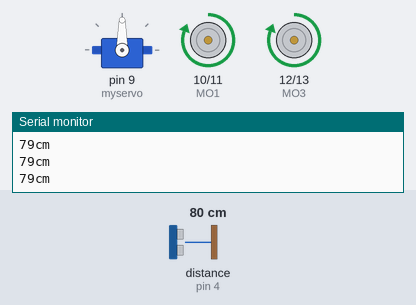
Bench run of a sketch on a simulated Arduino Uno, built with avr-gcc and run on an emulated ATmega328P. On the bench: servo, motor-driver pin pairs drawn as motors (green arrow = first pin HIGH = forward, orange = second pin HIGH = backward, longer = more drive), the last lines printed to the serial monitor. Wiring (inferred from the names in the program): ultrasonic range finder: trigger pin 2; echo pin 4. The test bench sets the inputs (shaded band); at power-on: distance to the obstacle (sensor on pin 4) 80 cm. The echo pulse lasts 58.3 µs per cm.

Above: at 1.2 s.
1.3 s: distance to the obstacle (sensor on pin 4) set to 18 cm
4.3 s: distance to the obstacle (sensor on pin 4) set to 13 cm
At 4.7 s:
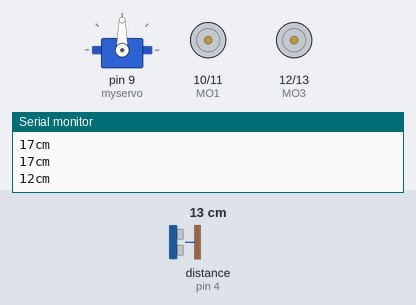
7.3 s: distance to the obstacle (sensor on pin 4) set to 35 cm
9.1 s: distance to the obstacle (sensor on pin 4) set to 2 cm
At 9.5 s:
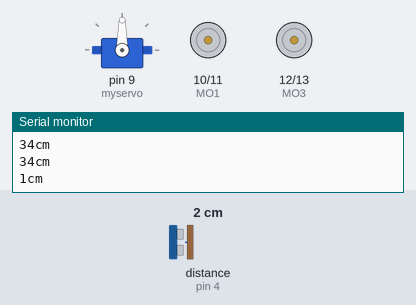
Timing chart, 0 to 13.1 s (numbered marks = the images above; inputs shaded):
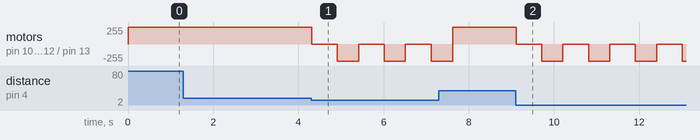

Measured:
- the behaviour switches between 16 and 15 cm on distance to the obstacle (sensor on pin 4) (found by bisection; images 0 and 1)
- after the input at 4.3 s, motor on pin 10 (MO1) / pin 11 (MO2), motor on pin 12 (MO3) / pin 13 (MO4): alternates backward 255/255 for 0.50 s and stopped for 0.60 s, starting at once
- after the input at 9.1 s, motor on pin 10 (MO1) / pin 11 (MO2), motor on pin 12 (MO3) / pin 13 (MO4): alternates backward 255/255 for 0.50 s and stopped for 0.60 s, starting at once

The sketch:

Obstacle_avoiding_robot_car.ino
```cpp
#include<Servo.h>//put the servo motor library
Servo myservo;//put a name for servo motor(you can use any name)
#include<NewPing.h>//put the Ultrasonic sensor library
//define the pins for Ultrasonic sensor trig and echo.You can use any output pin from arduino board
#define trig 2
#define echo 4
// define the pin of motor driver[L298N/L293D IC]
#define MO1 10//'MO1' mean motor one
#define MO2 11//'MO2' mean motor two
#define MO3 12//'MO3' mean motor three
#define MO4 13//'MO4' mean motor four
int pos = 90;
void setup() {
myservo.attach(9);//attach a pin for servo motor
Serial.begin(9600);//command to start serial monitor
pinMode(trig,OUTPUT);
pinMode(echo,INPUT);
//we get below pins as a output from motor driver.So,these pins mode is output.When we write a arduino code we should mention the mode of pin ,like pinMode,OUTPUT or INPUT.
pinMode(MO1,OUTPUT);
pinMode(MO2,OUTPUT);
pinMode(MO3,OUTPUT);
pinMode(MO4,OUTPUT);
myservo.write(pos);//servo motor can turn 0-180 degrees.We should turn the middle position[90],because the ulatrasonic sensor we placed in top of the servo motor
}

void loop() {
  digitalWrite(trig,HIGH);
  delayMicroseconds(2);
  digitalWrite(trig,HIGH);
  delayMicroseconds(10);
  digitalWrite(trig,LOW);

  long t =pulseIn(echo,HIGH);

  long cm =t/29.1/2;
  Serial.print(cm);
  Serial.println("cm");
//HIGH mean is 'on' and LOW mean is 'off'
  if(cm < 15){
    //when distance < 15cm stopped car
    digitalWrite(MO1,LOW);//off
    digitalWrite(MO2,LOW);//off
    digitalWrite(MO3,LOW);//off
    digitalWrite(MO4,LOW);//off
    delay(100);//put a delay
    myservo.write(180);
    myservo.write(0);
    myservo.write(90);
    delay(500);
    //this time car is turning right.It also can change how you connect these MO1,MO2,MO3,MO3 pins
    digitalWrite(MO1,LOW);//off
    digitalWrite(MO2,HIGH);//turn back
    digitalWrite(MO3,LOW);//turn front
    digitalWrite(MO4,HIGH);//off
    delay(500);//put a delay
     digitalWrite(MO1,LOW);//off
    digitalWrite(MO2,LOW);//off
    digitalWrite(MO3,LOW);//off
    digitalWrite(MO4,LOW);//off
}
else{
    //when distance > 15cm car is going straight
    digitalWrite(MO1,HIGH);//on
    digitalWrite(MO2,LOW);//off
    digitalWrite(MO3,HIGH);//on
    digitalWrite(MO4,LOW);//off
}
}
/*
 *  MO1 and MO3 is Right Hand Side motors pins.MO2 and MO4 is Left Hand Side motors pins.
 */
```
